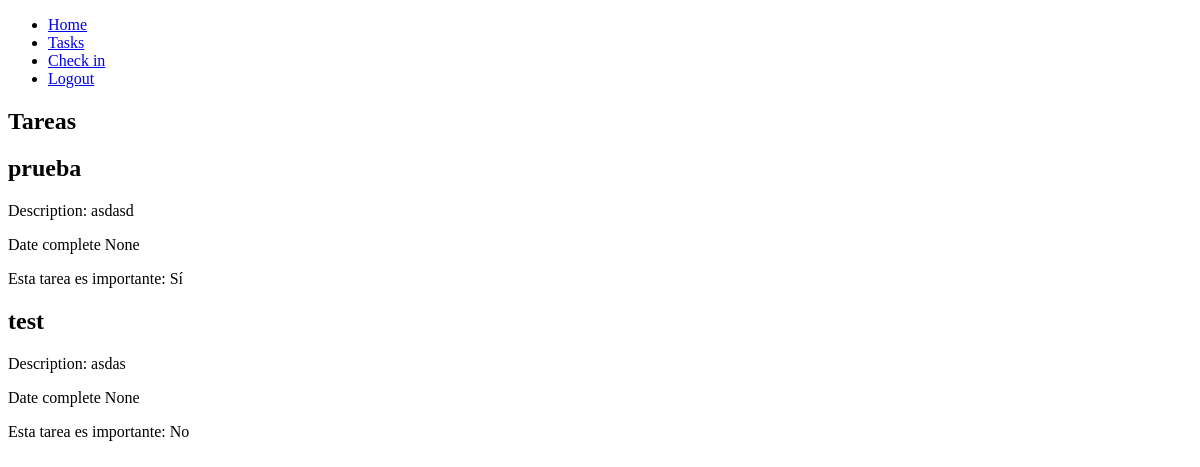
/tasks/ (signed in), run on an earlier commit of the app's database.
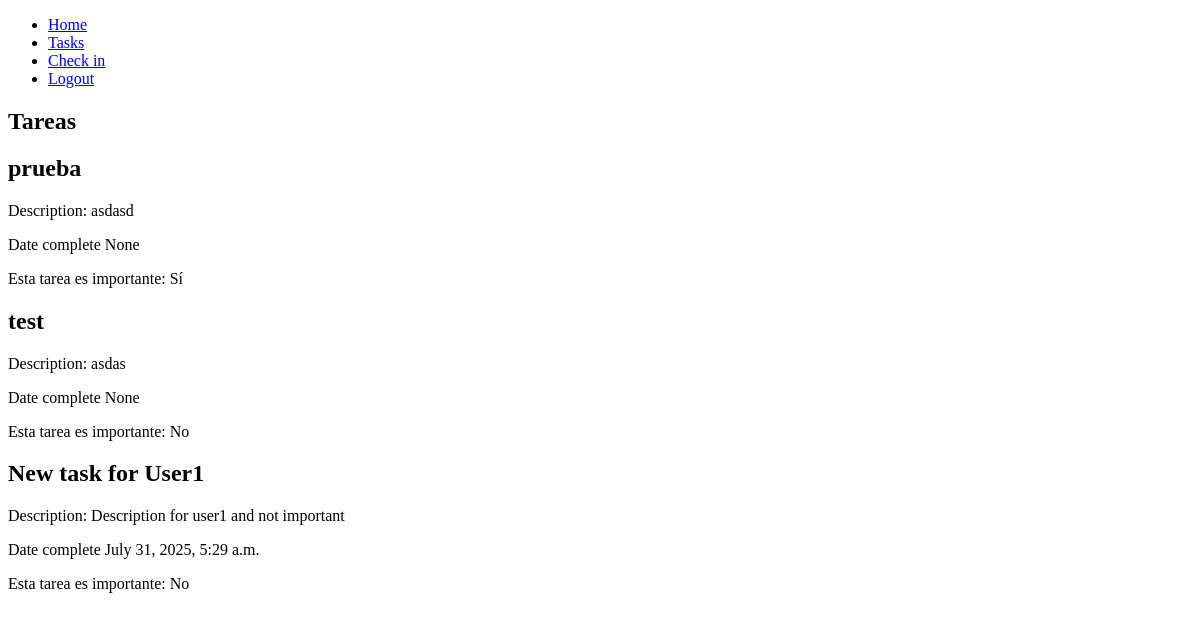
And on a later commit of the database.
### tasks/models.py (models this page shows, shortened)
class Task(models.Model):
    title = models.CharField(max_length=200)
    description = models.TextField(blank=True)
    created = models.DateTimeField(auto_now_add=True)
    updated = models.DateTimeField(auto_now=True)
    datecompleted =models.DateTimeField(null=True, blank=True)
    important = models.BooleanField(default=False)
    user = models.ForeignKey(User, on_delete=models.CASCADE, related_name='tasks')

### tasks/views.py (the view)
# urls.py: path('tasks/',views.tasks,name='tasks'),
def tasks(request):
    tasks = Task.objects.filter(user=request.user)
    return render(request, 'tasks.html', {"tasks": tasks})

### tasks/templates/tasks.html (shortened to what this page needs)
{% extends "base.html" %}
{% block content %}
<!DOCTYPE html>
<h1> Tareas </h1>
{% for Tasks in tasks %}
    <div class="task">
        <h2>{{ Tasks.title }}</h2>
        <p>Description: {{ Tasks.description }}</p>
        <p>Date complete {{Tasks.datecompleted}}</p>
        <p>Esta tarea es importante:
            {% if Tasks.important %}
                Sí
            {% else %}
                No
            {% endif %}
            </p>
    </div>
{% empty %}
    <p>No tasks available.</p>
{% endfor %}
{% endblock %}

What changed in the data, as far as the page shows it:
added Task: title "New task for User1", description "Description for user1 and not important", datecompleted "July 31, 2025, 5:29 a.m.", important "No"
